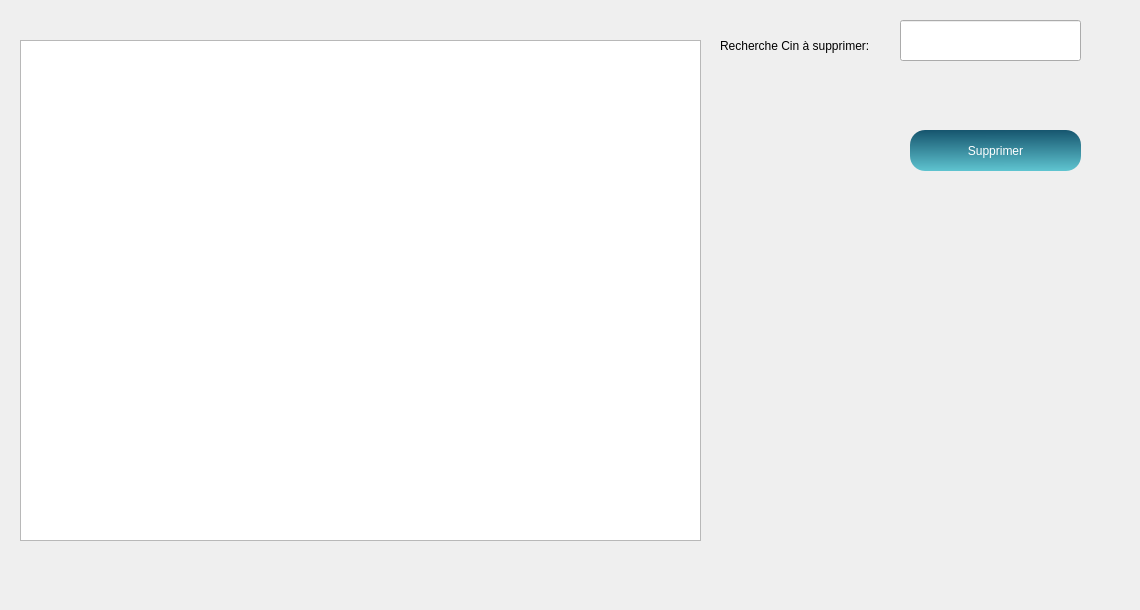
          <widget class="QWidget" name="tab_11">
           <attribute name="icon">
            <iconset>
             <normaloff>../Downloads/delete.png</normaloff>../Downloads/delete.png</iconset>
           </attribute>
           <attribute name="title">
            <string>Supprimer Une declaration des accidents</string>
           </attribute>
           <widget class="QTableView" name="tabview_5">
            <property name="geometry">
             <rect>
              <x>20</x>
              <y>40</y>
              <width>681</width>
              <height>501</height>
             </rect>
            </property>
            <property name="styleSheet">
             <string notr="true"> QTableView {
     selection-background-color: qlineargradient(x1: 0, y1: 0, x2: 0.5, y2: 0.5,
                                 stop: 0 #FF92BB, stop: 1 white);
 }</string>
            </property>
           </widget>
           <widget class="QLabel" name="label_114">
            <property name="geometry">
             <rect>
              <x>720</x>
              <y>30</y>
              <width>181</width>
              <height>31</height>
             </rect>
            </property>
            <property name="styleSheet">
             <string notr="true">background-color:transparent;</string>
            </property>
            <property name="text">
             <string>Recherche Cin à supprimer: </string>
            </property>
           </widget>
           <widget class="QLineEdit" name="supcin_2">
            <property name="geometry">
             <rect>
              <x>900</x>
              <y>20</y>
              <width>181</width>
              <height>41</height>
             </rect>
            </property>
            <property name="styleSheet">
             <string notr="true"/>
            </property>
           </widget>
           <widget class="QPushButton" name="Supprimer_3">
            <property name="geometry">
             <rect>
              <x>910</x>
              <y>130</y>
              <width>171</width>
              <height>41</height>
             </rect>
            </property>
            <property name="styleSheet">
             <string notr="true">QPushButton
{
background : qlineargradient(spread:pad, x1:0.467, y1:0, x2:0.482, y2:1, stop:0 rgba(22, 85,110, 255), stop:1 rgba(95, 196, 208, 255));
border-radius:15px;
color:white;
}
QPushButton:hover
{
background:qlineargradient(spread:pad, x1:0.457286, y1:0.381, x2:0.508, y2:1, stop:0 rgba(95, 196, 208, 255), stop:1 rgba(22, 85,110, 255))
}</string>
            </property>
            <property name="text">
             <string>Supprimer</string>
            </property>
            <property name="icon">
             <iconset>
              <normaloff>img/icons8-delete-48.png</normaloff>img/icons8-delete-48.png</iconset>
            </property>
            <property name="iconSize">
             <size>
              <width>30</width>
              <height>30</height>
             </size>
            </property>
           </widget>
           <widget class="QLabel" name="label_8">
            <property name="geometry">
             <rect>
              <x>0</x>
              <y>0</y>
              <width>1131</width>
              <height>601</height>
             </rect>
            </property>
            <property name="styleSheet">
             <string notr="true">border-image: url(:/img/policeman-hold-shield-wearing-helmet-uniform-cop-guard-brick-background_48369-15139.jpg);</string>
            </property>
            <property name="text">
             <string/>
            </property>
           </widget>
           <zorder>label_8</zorder>
           <zorder>tabview_5</zorder>
           <zorder>label_114</zorder>
           <zorder>supcin_2</zorder>
           <zorder>Supprimer_3</zorder>
          </widget>
